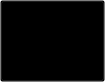
<?xml version="1.0" encoding="UTF-8"?>
<ui version="4.0">
 <class>__root</class>
 <widget class="QWidget" name="__root">
  <property name="geometry">
   <rect>
    <x>0</x>
    <y>0</y>
    <width>105</width>
    <height>82</height>
   </rect>
  </property>
  <property name="windowTitle">
   <string>Form</string>
  </property>
  <property name="styleSheet">
   <string notr="true">QWidget#__root {
	background: transparent;
}
QPushButton#__button
{
	background-color:  transparent;
}

QPushButton#__button::hover
{
	background-color: rgba(0, 0, 0, 50);
}

QPushButton#__button::pressed
{
	background-color: rgba(0, 0, 0, 100);
}</string>
  </property>
  <layout class="QHBoxLayout" name="horizontalLayout">
   <property name="spacing">
    <number>0</number>
   </property>
   <property name="leftMargin">
    <number>0</number>
   </property>
   <property name="topMargin">
    <number>0</number>
   </property>
   <property name="rightMargin">
    <number>0</number>
   </property>
   <property name="bottomMargin">
    <number>0</number>
   </property>
   <item>
    <widget class="QPushButton" name="__button">
     <property name="sizePolicy">
      <sizepolicy hsizetype="Preferred" vsizetype="Preferred">
       <horstretch>0</horstretch>
       <verstretch>0</verstretch>
      </sizepolicy>
     </property>
     <property name="styleSheet">
      <string notr="true"/>
     </property>
     <property name="text">
      <string/>
     </property>
     <property name="flat">
      <bool>false</bool>
     </property>
    </widget>
   </item>
  </layout>
 </widget>
 <resources/>
 <connections/>
</ui>
